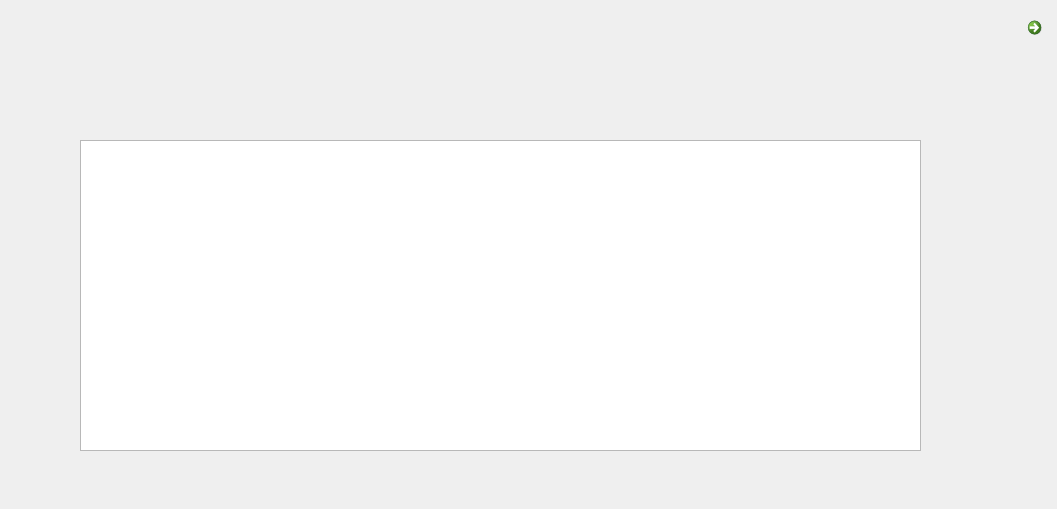
<?xml version="1.0" encoding="UTF-8"?>
<ui version="4.0">
 <class>Modulo</class>
 <widget class="QDialog" name="Modulo">
  <property name="geometry">
   <rect>
    <x>0</x>
    <y>0</y>
    <width>1057</width>
    <height>509</height>
   </rect>
  </property>
  <property name="windowTitle">
   <string>Dialog</string>
  </property>
  <widget class="QTableView" name="tableView">
   <property name="geometry">
    <rect>
     <x>80</x>
     <y>140</y>
     <width>841</width>
     <height>311</height>
    </rect>
   </property>
  </widget>
  <widget class="QCommandLinkButton" name="commandLinkButton">
   <property name="geometry">
    <rect>
     <x>1020</x>
     <y>10</y>
     <width>41</width>
     <height>41</height>
    </rect>
   </property>
   <property name="text">
    <string/>
   </property>
  </widget>
 </widget>
 <resources/>
 <connections/>
</ui>
